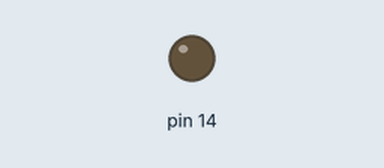
A sketch run on a simulated Arduino Uno, built with avr-gcc and run on an emulated ATmega328P. On the bench: output pins drawn as LEDs (lit = HIGH). Pins used as bus, display or sensor lines are not drawn.

Above: at 1.5 s.
At 6.45 s:
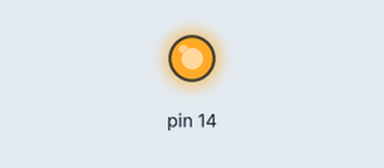
Timing chart, 0 to 7.8 s (numbered marks = the images above):
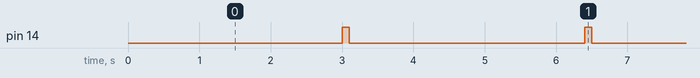

The sketch:

sketch_dec24a.ino
```cpp
#include <stdlib.h>
#include <SPI.h>


int i = 0;
char inData[64];
char k[30];
char inChar;
int valid = 0;
int index = 0;

#define SCK_PIN  13
#define MISO_PIN 12
#define MOSI_PIN 11
#define SS_PIN   10

void setup()

{

  pinMode(MOSI_PIN, OUTPUT);
  pinMode(MISO_PIN, INPUT);
  pinMode(SCK_PIN, OUTPUT);
  pinMode(SS_PIN, OUTPUT);

  digitalWrite(SS_PIN, HIGH);
  SPI.begin();


}

void transferAndWait(char what)
{
  SPI.transfer(what);
  delayMicroseconds(20);
}
void led(void){
  DDRC |= 0x01;
  PORTC |= 0x01;
  _delay_ms(100);
  PORTC &= 0xFE;
  _delay_ms(200);
}

void send(char *p)
{
  char c;
  while (*p)
  {
    c = *p++;
    transferAndWait(c);
    delay(200);
  }
}


void loop()
{
  digitalWrite(SS_PIN, LOW);
  send("Hello World...\n");
  led();
  delay(100);
}
```

Measured:
- by itself, pin 14: alternates HIGH for 0.10 s and LOW for 3.3 s
